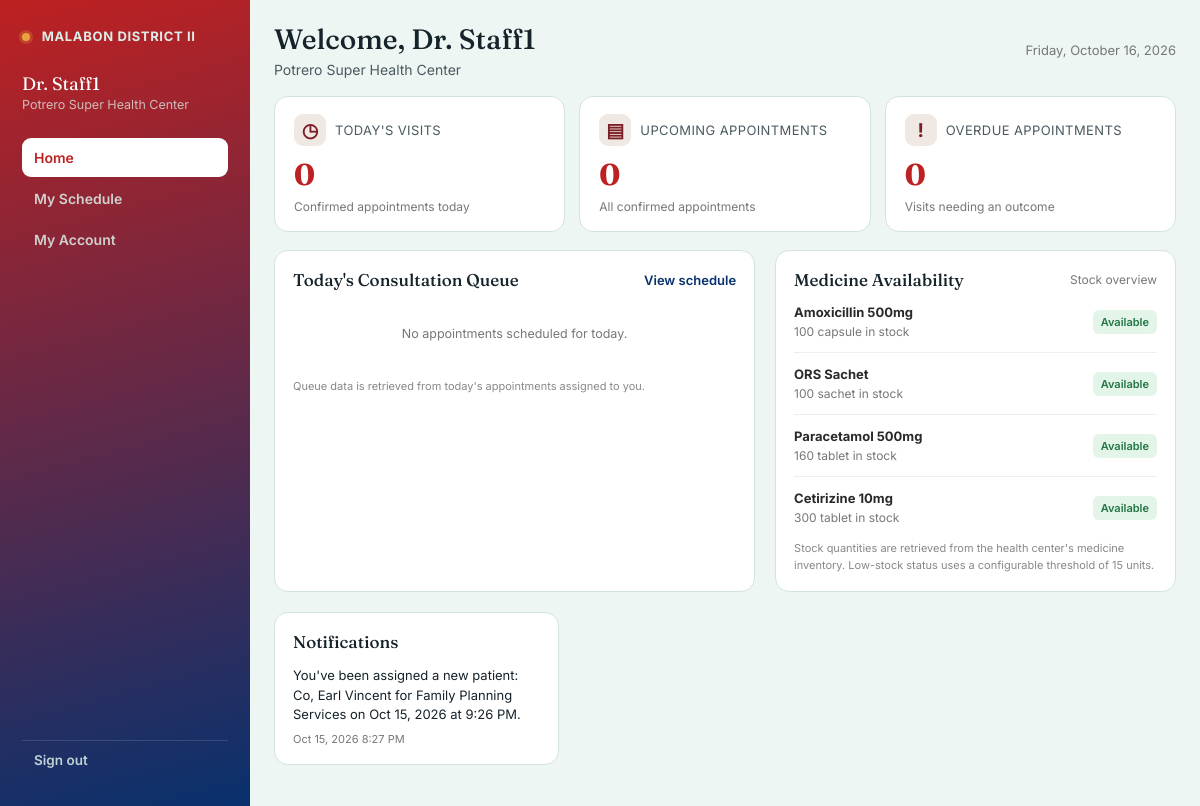
The page /doctor_dashboard.php (signed in) on the database its author committed.
### tables this page shows
CREATE TABLE `patients` (
  `id` int NOT NULL AUTO_INCREMENT,
  `username` varchar(50) NOT NULL,
  `full_name` varchar(150) NOT NULL,
  `patient_id` varchar(20) NOT NULL,
  `mobile` varchar(20) DEFAULT NULL,
  `health_center_id` int DEFAULT NULL,
  `pending_staff` tinyint(1) NOT NULL DEFAULT '0',
  `staff_position` varchar(100) DEFAULT NULL,
  `staff_claimed_center_id` int DEFAULT NULL,
  `staff_employee_id` varchar(50) DEFAULT NULL,
  `date_of_birth` date DEFAULT NULL,
  `gender` enum('Male','Female','Other') DEFAULT NULL,
  `address` varchar(255) DEFAULT NULL,
  `emergency_contact_name` varchar(150) DEFAULT NULL,
  `emergency_contact_number` varchar(20) DEFAULT NULL,
  PRIMARY KEY (`id`),
  UNIQUE KEY `username` (`username`),
  UNIQUE KEY `patient_id` (`patient_id`),
  KEY `health_center_id` (`health_center_id`),
  KEY `staff_claimed_center_id` (`staff_claimed_center_id`),
  CONSTRAINT `patients_ibfk_1` FOREIGN KEY (`username`) REFERENCES `users` (`username`) ON DELETE CASCADE,
  CONSTRAINT `patients_ibfk_2` FOREIGN KEY (`health_center_id`) REFERENCES `health_centers` (`id`) ON DELETE SET NULL,
  CONSTRAINT `patients_ibfk_3` FOREIGN KEY (`staff_claimed_center_id`) REFERENCES `health_centers` (`id`) ON DELETE SET NULL
);

CREATE TABLE `health_centers` (
  `id` int NOT NULL AUTO_INCREMENT,
  `name` varchar(150) NOT NULL,
  `address` varchar(255) DEFAULT NULL,
  `contact_number` varchar(30) DEFAULT NULL,
  `operating_hours` varchar(255) DEFAULT NULL,
  PRIMARY KEY (`id`)
);

CREATE TABLE `medicines` (
  `id` int NOT NULL AUTO_INCREMENT,
  `health_center_id` int NOT NULL,
  `name` varchar(150) NOT NULL,
  `unit` varchar(30) NOT NULL DEFAULT 'unit',
  `stock_quantity` int NOT NULL DEFAULT '0',
  `reorder_threshold` int NOT NULL DEFAULT '10',
  `updated_at` datetime DEFAULT CURRENT_TIMESTAMP ON UPDATE CURRENT_TIMESTAMP,
  PRIMARY KEY (`id`),
  KEY `health_center_id` (`health_center_id`),
  CONSTRAINT `medicines_ibfk_1` FOREIGN KEY (`health_center_id`) REFERENCES `health_centers` (`id`)
);

CREATE TABLE `notifications` (
  `id` int NOT NULL AUTO_INCREMENT,
  `username` varchar(50) NOT NULL,
  `appointment_id` int DEFAULT NULL,
  `message` varchar(255) NOT NULL,
  `is_read` tinyint(1) NOT NULL DEFAULT '0',
  `created_at` datetime DEFAULT CURRENT_TIMESTAMP,
  PRIMARY KEY (`id`),
  KEY `username` (`username`),
  KEY `appointment_id` (`appointment_id`),
  CONSTRAINT `notifications_ibfk_1` FOREIGN KEY (`username`) REFERENCES `users` (`username`) ON DELETE CASCADE,
  CONSTRAINT `notifications_ibfk_2` FOREIGN KEY (`appointment_id`) REFERENCES `appointments` (`id`) ON DELETE SET NULL
);

### doctor_dashboard.php (the view, shortened to what this page needs)
<?php
include "auth_check.php";
$username = $_SESSION["username"];
$stmt = $conn->prepare("SELECT * FROM patients WHERE username = ?");
$stmt->bind_param("s", $username);
$stmt->execute();
$doctor = $stmt->get_result()->fetch_assoc();
$centerId = $doctor["health_center_id"];
$stmt = $conn->prepare("SELECT name FROM health_centers WHERE id = ?");
$stmt->bind_param("i", $centerId);
$stmt->execute();
$centerName = $stmt->get_result()->fetch_assoc()["name"] ?? "Unknown center";
$stmt = $conn->prepare("SELECT * FROM notifications WHERE username = ? ORDER BY created_at DESC LIMIT 10");
$stmt->bind_param("s", $username);
$stmt->execute();
$notifications = $stmt->get_result()->fetch_all(MYSQLI_ASSOC);
$stmt = $conn->prepare("
    SELECT appointments.*, patients.full_name
    FROM appointments
    JOIN patients ON patients.username = appointments.username
    WHERE appointments.assigned_doctor = ? AND appointments.status = 'Confirmed'
          AND appointments.appointment_date = CURDATE()
    ORDER BY appointments.appointment_time
");
$stmt->bind_param("s", $username);
$stmt->execute();
$today = $stmt->get_result();
$stmt = $conn->prepare("
    SELECT appointments.*, patients.full_name
    FROM appointments
    JOIN patients ON patients.username = appointments.username
    WHERE appointments.assigned_doctor = ? AND appointments.status = 'Confirmed'
          AND appointments.appointment_date < CURDATE()
    ORDER BY appointments.appointment_date
");
$stmt->bind_param("s", $username);
$stmt->execute();
$overdue = $stmt->get_result();
$overdueCount = $overdue->num_rows;
$stmt = $conn->prepare("
    SELECT appointments.*, patients.full_name
    FROM appointments
    JOIN patients ON patients.username = appointments.username
    WHERE appointments.assigned_doctor = ? AND appointments.status = 'Confirmed'
    ORDER BY appointments.appointment_date, appointments.appointment_time
");
$stmt->bind_param("s", $username);
$stmt->execute();
$upcoming = $stmt->get_result();
$stmt = $conn->prepare("
    SELECT appointments.*, patients.full_name
    FROM appointments
    JOIN patients
        ON patients.username = appointments.username
    WHERE appointments.assigned_doctor = ?
      AND appointments.appointment_date = CURDATE()
      AND appointments.status IN (
          'Confirmed',
          'In consultation',
          'Completed'
      )
    ORDER BY appointments.appointment_time ASC
");
$stmt->bind_param("s", $username);
$stmt->execute();
$consultationQueue = $stmt->get_result();
$stmt = $conn->prepare("
    SELECT id, name, unit, stock_quantity
    FROM medicines
    WHERE health_center_id = ?
    ORDER BY stock_quantity ASC, name ASC
");
$stmt->bind_param("i", $centerId);
$stmt->execute();
$medicineAvailability = $stmt->get_result();
?>
<!DOCTYPE html>
<html lang="en">
<head>
  <link rel="stylesheet" href="patient_style.css">
  <link rel="stylesheet" href="homepagestyle.css">
  <link rel="stylesheet" href="doctor_dashboard.css">
</head>
<body class="dashboard-body doctor-dashboard-body">
  <div class="dash-shell">
    <aside class="sidebar">
      <div class="sidebar-brand"><span class="dot"></span> MALABON DISTRICT II</div>
      <div class="sidebar-user">
        <div class="sidebar-name">Dr. <?= htmlspecialchars($doctor["full_name"] ?: $username) ?></div>
        <div class="sidebar-id"><?= htmlspecialchars($centerName) ?></div>
      </div>
      <nav class="sidebar-nav">
        <a href="#" class="nav-link" data-tab="home">
          Home
        </a>
        <a href="#" class="nav-link" data-tab="schedule">
          My Schedule
        </a>
        <a href="#" class="nav-link" data-tab="account">My Account</a>
      </nav>
      <a href="logout.php" class="sidebar-logout">Sign out</a>
    </aside>
    <main class="dash-main">
      <section class="dash-section" id="tab-home">
        <div class="doctor-welcome">
          <div>
            <h1 class="dash-title">
              Welcome, Dr. <?= htmlspecialchars(explode(" ", $doctor["full_name"] ?: $username)[0]) ?>
            </h1>
            <p class="dash-sub"><?= htmlspecialchars($centerName) ?></p>
          </div>
          <div class="doctor-date">
            <?= date("l, F j, Y") ?>
          </div>
        </div>
        <div class="cards-row doctor-summary">
          <div class="dash-card summary-card">
            <div class="summary-top">
              <span class="summary-icon">◷</span>
              <span class="dash-card-label">Today's visits</span>
            </div>
            <div class="dash-card-value"><?= $today->num_rows ?></div>
            <p class="summary-note">Confirmed appointments today</p>
          </div>
          <div class="dash-card summary-card">
            <div class="summary-top">
              <span class="summary-icon">▤</span>
              <span class="dash-card-label">Upcoming appointments</span>
            </div>
            <div class="dash-card-value"><?= $upcoming->num_rows ?></div>
            <p class="summary-note">All confirmed appointments</p>
          </div>
          <div class="dash-card summary-card <?= $overdueCount > 0 ? 'summary-warning' : '' ?>">
            <div class="summary-top">
              <span class="summary-icon">!</span>
              <span class="dash-card-label">Overdue appointments</span>
            </div>
            <div class="dash-card-value"><?= $overdueCount ?></div>
            <p class="summary-note">Visits needing an outcome</p>
          </div>
        </div>
        <div class="doctor-info-panels">
          <div class="dash-card doctor-queue-card">
            <div class="card-heading-row">
              <h2 class="card-heading">Today's Consultation Queue</h2>
              <a href="#" class="link-btn" data-tab="schedule">View schedule</a>
            </div>
            <div class="consultation-list">
              <?php if ($consultationQueue->num_rows > 0): ?>
                <?php while ($appointment = $consultationQueue->fetch_assoc()): ?>
                  <?php
                  $appointmentStatus = $appointment["status"];
                  if ($appointmentStatus === "Confirmed") {
                    $queueLabel = "Waiting";
                    $queueClass = "status-waiting";
                  } elseif ($appointmentStatus === "In consultation") {
                    $queueLabel = "In consultation";
                    $queueClass = "status-consulting";
                  } else {
                    $queueLabel = "Completed";
                    $queueClass = "status-completed";
                  }
                  ?>
                  <div class="consultation-item">
                    <div class="consultation-time">
                      <?= date(
                        "g:i A",
                        strtotime($appointment["appointment_time"])
                      ) ?>
                    </div>
                    <div class="consultation-details">
                      <strong>
                        <?= htmlspecialchars($appointment["full_name"]) ?>
                      </strong>
                      <span>
                        <?= htmlspecialchars($appointment["service"]) ?>
                      </span>
                    </div>
                    <span class="consultation-status <?= $queueClass ?>">
                      <?= htmlspecialchars($queueLabel) ?>
                    </span>
                    <a href="view_appointment.php?id=<?= (int) $appointment["id"] ?>" class="link-btn">
                      Open
                    </a>
                  </div>
                <?php endwhile; ?>
              <?php else: ?>
                <p class="hint empty-state">
                  No appointments scheduled for today.
                </p>
              <?php endif; ?>
            </div>
            <p class="panel-footnote">
              Queue data is retrieved from today's appointments assigned to you.
            </p>
          </div>
          <div class="dash-card doctor-medicine-card">
            <div class="card-heading-row">
              <h2 class="card-heading">Medicine Availability</h2>
              <span class="panel-subtitle">Stock overview</span>
            </div>
            <div class="medicine-list">
              <?php if ($medicineAvailability->num_rows > 0): ?>
                <?php while ($medicine = $medicineAvailability->fetch_assoc()): ?>
                  <?php
                  $lowStockThreshold = 15;
                  $isLowStock = (int) $medicine["stock_quantity"]
                    <= $lowStockThreshold;
                  ?>
                  <div class="medicine-item">
                    <div class="medicine-info">
                      <strong>
                        <?= htmlspecialchars($medicine["name"]) ?>
                      </strong>
                      <span>
                        <?= (int) $medicine["stock_quantity"] ?>
                        <?= htmlspecialchars($medicine["unit"]) ?> in stock
                      </span>
                    </div>
                    <span class="medicine-status <?= $isLowStock
                      ? 'medicine-low'
                      : 'medicine-available' ?>">
                      <?= $isLowStock ? "Low stock" : "Available" ?>
                    </span>
                  </div>
                <?php endwhile; ?>
              <?php else: ?>
                <p class="hint empty-state">
                  No medicines recorded for this health center.
                </p>
              <?php endif; ?>
            </div>
            <p class="panel-footnote">
              Stock quantities are retrieved from the health center's medicine inventory.
              Low-stock status uses a configurable threshold of 15 units.
            </p>
          </div>
          <div class="home-panels">
            <div class="dash-card home-notifications-card">
              <div class="card-heading-row">
                <h2 class="card-heading">Notifications</h2>
              </div>
              <div class="home-notification-list">
                <?php if (!empty($notifications)): ?>
                  <?php foreach ($notifications as $notif): ?>
                    <div class="notif-item <?= !$notif["is_read"] ? "unread" : "" ?>">
                      <p class="notif-message">
                        <?= htmlspecialchars($notif["message"]) ?>
                      </p>
                      <div class="notif-meta">
                        <small>
                          <?= date("M j, Y g:i A", strtotime($notif["created_at"])) ?>
                        </small>
                      </div>
                    </div>
                  <?php endforeach; ?>
                <?php else: ?>
                  <p class="hint empty-state">No notifications yet.</p>
                <?php endif; ?>
              </div>
            </div>
          </div>
      </section>
    </main>
  </div>
</body>
</html>

### rows shown on the page
patients: full_name "Staff1", pending_staff "0"
health_centers: name "Potrero Super Health Center"
medicines: name "Amoxicillin 500mg", stock_quantity "100", unit "capsule", shows "Available"
medicines: name "ORS Sachet", stock_quantity "100", unit "sachet", shows "Available"
medicines: name "Paracetamol 500mg", stock_quantity "160", unit "tablet", shows "Available"
medicines: name "Cetirizine 10mg", stock_quantity "300", unit "tablet", shows "Available"
notifications: message "You've been assigned a new patient: Co, Earl Vincent for Family Planning Services on Oct 15, 2026 at 9:26 PM.", created_at "Oct 15, 2026 8:27 PM"

### other values the page prints
$today->num_rows "0"
$upcoming->num_rows "0"
